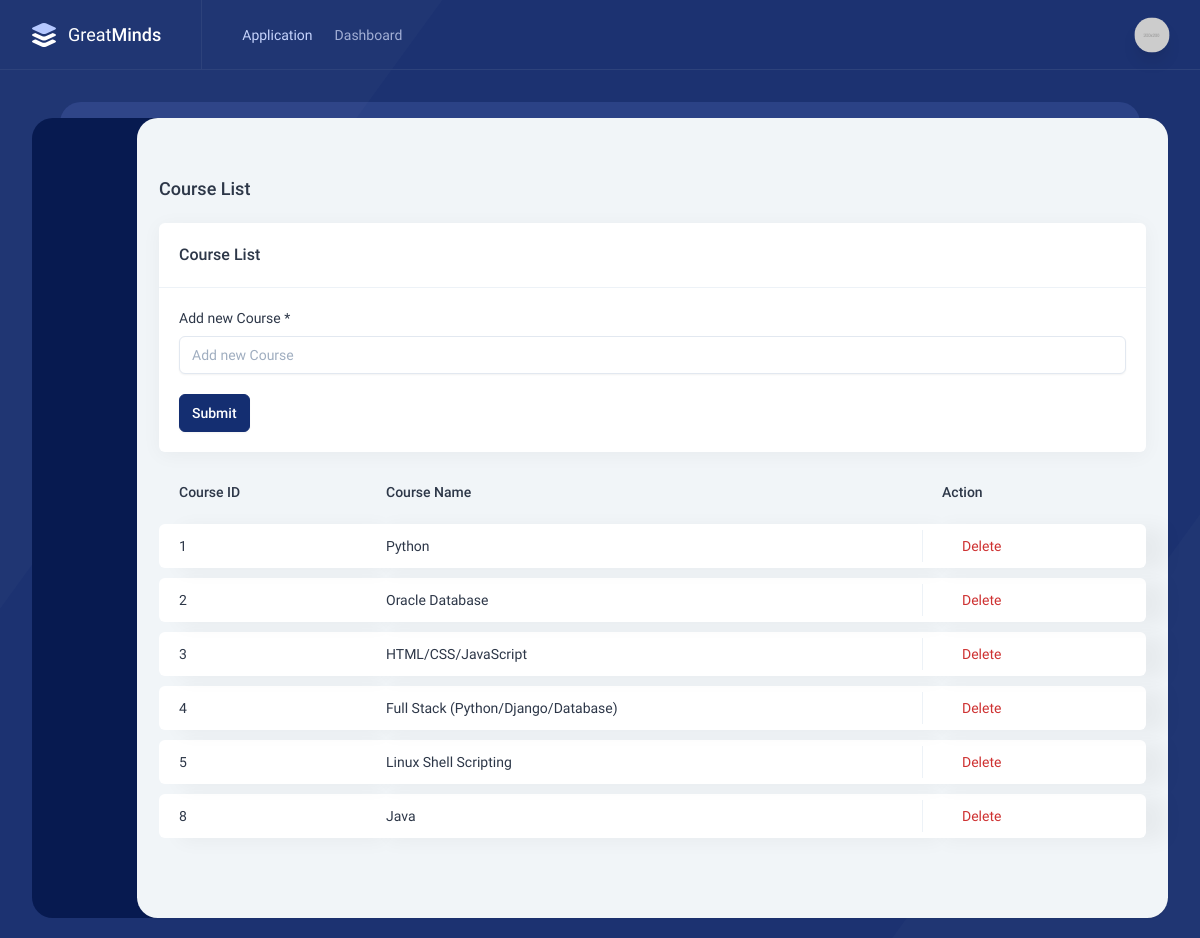
The app's page /course-list with its own data.
### officeapp/models.py (models this page shows)
class CourseModel(models.Model):
    name = models.CharField(max_length=100)

### officeapp/views.py (the view, shortened to what this page needs)
# urls.py: path('course-list', views.CourseList.as_view(), name='course-list'),
class CourseList(View):
    template_name = 'course-list.html'
    def get(self, request):
        courses = models.CourseModel.objects.all()
        return render(request, self.template_name, context={'courses': courses})

### templates/course-list.html (shortened to what this page needs)
{% extends 'base.html' %}
{% load static %}
{% block content %}
<div class="intro-y flex items-center mt-8">
    <h2 class="text-lg font-medium mr-auto">
        Course List
    </h2>
</div>
<div class="grid grid-cols-12 gap-6 mt-5">
    <div class="intro-y col-span-12 lg:col-span-12">
        <div class="intro-y box">
            <div class="flex flex-col sm:flex-row items-center p-5 border-b border-gray-200 dark:border-dark-5">
                <h2 class="font-medium text-base mr-auto">
                    Course List
                </h2>
            </div>
            <div id="input" class="p-5">
                <div class="preview">
                    <form method="post" enctype="multipart/form-data">
                        <div>
                            <label for="regular-form-1" class="form-label">Add new Course *</label>
                            <input id="regular-form-1" name="course-name" type="text" class="form-control" placeholder="Add new Course" required>
                        </div>
                        <input class="btn btn-primary mt-5" type="submit" value="Submit">
                    </form>
                </div>
            </div>
        </div>
    </div>
</div>
<div class="intro-y overflow-auto lg:overflow-visible mt-8 sm:mt-0">
    <table class="table table-report sm:mt-2">
        <thead>
            <tr>
                <th class="whitespace-nowrap">Course ID</th>
                <th class="whitespace-nowrap">Course Name</th>
                <th class="whitespace-nowrap">Action</th>
            </tr>
        </thead>
        <tbody>
            {% for course in courses %}
                <tr class="intro-x">
                    <td>{{course.id}}</td>
                    <td>{{course.name}}</td>
                    <td class="table-report__action w-56">
                        <div class="flex">
                            <a class="flex text-theme-24" href="javascript:;" data-toggle="modal" data-target="#delete-confirmation-modal{{course.id}}"> <i data-feather="trash-2" class="w-4 h-4 mr-1"></i> Delete </a>
                        </div>
                    </td>
                </tr>
            {% endfor %}
        </tbody>
    </table>
</div>
{% endblock %}

### templates/base.html (shortened to what this page needs)
{% load static %}
<!DOCTYPE html>
<html lang="en" class="light">
    <head>
        <link rel="stylesheet" href="{% static 'dist/css/app.css' %}" />
    </head>
    <body class="main">
        <div class="top-bar-boxed border-b border-theme-2 -mt-7 md:-mt-5 -mx-3 sm:-mx-8 px-3 sm:px-8 md:pt-0 mb-12">
            <div class="h-full flex items-center">
                <a href="" class="-intro-x hidden md:flex">
                    <img alt="Icewall Tailwind HTML Admin Template" class="w-6" src="{% static 'dist/images/logo.svg' %}">
                    <span class="text-white text-lg ml-3"> Great<span class="font-medium">Minds</span> </span>
                </a>
                <div class="-intro-x breadcrumb mr-auto"> <a href="">Application</a> <i data-feather="chevron-right" class="breadcrumb__icon"></i> <a href="" class="breadcrumb--active">Dashboard</a> </div>
                <div class="intro-x dropdown w-8 h-8">
                    <div class="dropdown-toggle w-8 h-8 rounded-full overflow-hidden shadow-lg image-fit zoom-in scale-110" role="button" aria-expanded="false">
                        <img alt="Icewall Tailwind HTML Admin Template" src="{% static 'dist/images/profile-10.jpg' %}">
                    </div>
                </div>
            </div>
        </div>
        <div class="wrapper">
            <div class="wrapper-box">
                <nav class="side-nav">
                    <ul>
                        <li>
                            <a href="/" class="side-menu">
                            </a>
                        </li>
                        <li>
                            <a href="{% url 'new-student' %}" class="side-menu">
                            </a>
                        </li>
                        <li>
                            <a href="{% url 'course-list' %}" class="side-menu">
                            </a>
                        </li>
                        <li>
                            <a href="{% url 'pay-fees' %}" class="side-menu">
                            </a>
                        </li>
                    </ul>
                </nav>
                <div class="content">
                    <div class="grid grid-cols-12 gap-6">
                        <div class="col-span-12 xxl:col-span-9">
                            <div class="grid grid-cols-12 gap-6">
                                <div class="col-span-12 mt-6">
                                    {% block content %}
                                    {% endblock %}
                                </div>
                            </div>
                        </div>
                    </div>
                </div>
            </div>
        </div>
    </body>
</html>

### records on screen
CourseModel: id "1", name "Python"
CourseModel: id "2", name "Oracle Database"
CourseModel: id "3", name "HTML/CSS/JavaScript"
CourseModel: id "4", name "Full Stack (Python/Django/Database)"
CourseModel: id "5", name "Linux Shell Scripting"
CourseModel: id "8", name "Java"
